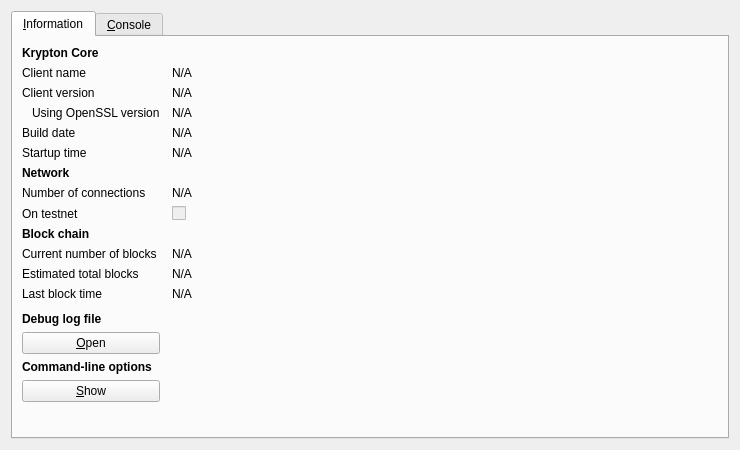
<?xml version="1.0" encoding="UTF-8"?>
<ui version="4.0">
 <class>RPCConsole</class>
 <widget class="QDialog" name="RPCConsole">
  <property name="geometry">
   <rect>
    <x>0</x>
    <y>0</y>
    <width>740</width>
    <height>450</height>
   </rect>
  </property>
  <property name="windowTitle">
   <string>Krypton - Debug window</string>
  </property>
  <layout class="QVBoxLayout" name="verticalLayout_2">
   <item>
    <widget class="QTabWidget" name="tabWidget">
     <property name="currentIndex">
      <number>0</number>
     </property>
     <widget class="QWidget" name="tab_info">
      <attribute name="title">
       <string>&amp;Information</string>
      </attribute>
      <layout class="QGridLayout" name="gridLayout" columnstretch="0,1">
       <property name="horizontalSpacing">
        <number>12</number>
       </property>
       <item row="0" column="0">
        <widget class="QLabel" name="label_9">
         <property name="font">
          <font>
           <weight>75</weight>
           <bold>true</bold>
          </font>
         </property>
         <property name="text">
          <string>Krypton Core</string>
         </property>
        </widget>
       </item>
       <item row="1" column="0">
        <widget class="QLabel" name="label_5">
         <property name="text">
          <string>Client name</string>
         </property>
        </widget>
       </item>
       <item row="1" column="1">
        <widget class="QLabel" name="clientName">
         <property name="cursor">
          <cursorShape>IBeamCursor</cursorShape>
         </property>
         <property name="text">
          <string>N/A</string>
         </property>
         <property name="textFormat">
          <enum>Qt::PlainText</enum>
         </property>
         <property name="textInteractionFlags">
          <set>Qt::LinksAccessibleByMouse|Qt::TextSelectableByKeyboard|Qt::TextSelectableByMouse</set>
         </property>
        </widget>
       </item>
       <item row="2" column="0">
        <widget class="QLabel" name="label_6">
         <property name="text">
          <string>Client version</string>
         </property>
        </widget>
       </item>
       <item row="2" column="1">
        <widget class="QLabel" name="clientVersion">
         <property name="cursor">
          <cursorShape>IBeamCursor</cursorShape>
         </property>
         <property name="text">
          <string>N/A</string>
         </property>
         <property name="textFormat">
          <enum>Qt::PlainText</enum>
         </property>
         <property name="textInteractionFlags">
          <set>Qt::LinksAccessibleByMouse|Qt::TextSelectableByKeyboard|Qt::TextSelectableByMouse</set>
         </property>
        </widget>
       </item>
       <item row="3" column="0">
        <widget class="QLabel" name="label_14">
         <property name="text">
          <string>Using OpenSSL version</string>
         </property>
         <property name="indent">
          <number>10</number>
         </property>
        </widget>
       </item>
       <item row="3" column="1">
        <widget class="QLabel" name="openSSLVersion">
         <property name="cursor">
          <cursorShape>IBeamCursor</cursorShape>
         </property>
         <property name="text">
          <string>N/A</string>
         </property>
         <property name="textFormat">
          <enum>Qt::PlainText</enum>
         </property>
         <property name="textInteractionFlags">
          <set>Qt::LinksAccessibleByMouse|Qt::TextSelectableByKeyboard|Qt::TextSelectableByMouse</set>
         </property>
        </widget>
       </item>
       <item row="4" column="0">
        <widget class="QLabel" name="label_12">
         <property name="text">
          <string>Build date</string>
         </property>
        </widget>
       </item>
       <item row="4" column="1">
        <widget class="QLabel" name="buildDate">
         <property name="cursor">
          <cursorShape>IBeamCursor</cursorShape>
         </property>
         <property name="text">
          <string>N/A</string>
         </property>
         <property name="textFormat">
          <enum>Qt::PlainText</enum>
         </property>
         <property name="textInteractionFlags">
          <set>Qt::LinksAccessibleByMouse|Qt::TextSelectableByKeyboard|Qt::TextSelectableByMouse</set>
         </property>
        </widget>
       </item>
       <item row="5" column="0">
        <widget class="QLabel" name="label_13">
         <property name="text">
          <string>Startup time</string>
         </property>
        </widget>
       </item>
       <item row="5" column="1">
        <widget class="QLabel" name="startupTime">
         <property name="cursor">
          <cursorShape>IBeamCursor</cursorShape>
         </property>
         <property name="text">
          <string>N/A</string>
         </property>
         <property name="textFormat">
          <enum>Qt::PlainText</enum>
         </property>
         <property name="textInteractionFlags">
          <set>Qt::LinksAccessibleByMouse|Qt::TextSelectableByKeyboard|Qt::TextSelectableByMouse</set>
         </property>
        </widget>
       </item>
       <item row="6" column="0">
        <widget class="QLabel" name="label_11">
         <property name="font">
          <font>
           <weight>75</weight>
           <bold>true</bold>
          </font>
         </property>
         <property name="text">
          <string>Network</string>
         </property>
        </widget>
       </item>
       <item row="7" column="0">
        <widget class="QLabel" name="label_7">
         <property name="text">
          <string>Number of connections</string>
         </property>
        </widget>
       </item>
       <item row="7" column="1">
        <widget class="QLabel" name="numberOfConnections">
         <property name="cursor">
          <cursorShape>IBeamCursor</cursorShape>
         </property>
         <property name="text">
          <string>N/A</string>
         </property>
         <property name="textFormat">
          <enum>Qt::PlainText</enum>
         </property>
         <property name="textInteractionFlags">
          <set>Qt::LinksAccessibleByMouse|Qt::TextSelectableByKeyboard|Qt::TextSelectableByMouse</set>
         </property>
        </widget>
       </item>
       <item row="8" column="0">
        <widget class="QLabel" name="label_8">
         <property name="text">
          <string>On testnet</string>
         </property>
        </widget>
       </item>
       <item row="8" column="1">
        <widget class="QCheckBox" name="isTestNet">
         <property name="enabled">
          <bool>false</bool>
         </property>
         <property name="text">
          <string/>
         </property>
        </widget>
       </item>
       <item row="9" column="0">
        <widget class="QLabel" name="label_10">
         <property name="font">
          <font>
           <weight>75</weight>
           <bold>true</bold>
          </font>
         </property>
         <property name="text">
          <string>Block chain</string>
         </property>
        </widget>
       </item>
       <item row="10" column="0">
        <widget class="QLabel" name="label_3">
         <property name="text">
          <string>Current number of blocks</string>
         </property>
        </widget>
       </item>
       <item row="10" column="1">
        <widget class="QLabel" name="numberOfBlocks">
         <property name="cursor">
          <cursorShape>IBeamCursor</cursorShape>
         </property>
         <property name="text">
          <string>N/A</string>
         </property>
         <property name="textFormat">
          <enum>Qt::PlainText</enum>
         </property>
         <property name="textInteractionFlags">
          <set>Qt::LinksAccessibleByMouse|Qt::TextSelectableByKeyboard|Qt::TextSelectableByMouse</set>
         </property>
        </widget>
       </item>
       <item row="11" column="0">
        <widget class="QLabel" name="label_4">
         <property name="text">
          <string>Estimated total blocks</string>
         </property>
        </widget>
       </item>
       <item row="11" column="1">
        <widget class="QLabel" name="totalBlocks">
         <property name="cursor">
          <cursorShape>IBeamCursor</cursorShape>
         </property>
         <property name="text">
          <string>N/A</string>
         </property>
         <property name="textFormat">
          <enum>Qt::PlainText</enum>
         </property>
         <property name="textInteractionFlags">
          <set>Qt::LinksAccessibleByMouse|Qt::TextSelectableByKeyboard|Qt::TextSelectableByMouse</set>
         </property>
        </widget>
       </item>
       <item row="12" column="0">
        <widget class="QLabel" name="label_2">
         <property name="text">
          <string>Last block time</string>
         </property>
        </widget>
       </item>
       <item row="12" column="1">
        <widget class="QLabel" name="lastBlockTime">
         <property name="cursor">
          <cursorShape>IBeamCursor</cursorShape>
         </property>
         <property name="text">
          <string>N/A</string>
         </property>
         <property name="textFormat">
          <enum>Qt::PlainText</enum>
         </property>
         <property name="textInteractionFlags">
          <set>Qt::LinksAccessibleByMouse|Qt::TextSelectableByKeyboard|Qt::TextSelectableByMouse</set>
         </property>
        </widget>
       </item>
       <item row="13" column="0">
        <spacer name="verticalSpacer_2">
         <property name="orientation">
          <enum>Qt::Vertical</enum>
         </property>
         <property name="sizeHint" stdset="0">
          <size>
           <width>20</width>
           <height>20</height>
          </size>
         </property>
        </spacer>
       </item>
       <item row="14" column="0">
        <widget class="QLabel" name="labelDebugLogfile">
         <property name="font">
          <font>
           <weight>75</weight>
           <bold>true</bold>
          </font>
         </property>
         <property name="text">
          <string>Debug log file</string>
         </property>
        </widget>
       </item>
       <item row="15" column="0">
        <widget class="QPushButton" name="openDebugLogfileButton">
         <property name="toolTip">
          <string>Open the Krypton debug log file from the current data directory. This can take a few seconds for large log files.</string>
         </property>
         <property name="text">
          <string>&amp;Open</string>
         </property>
         <property name="autoDefault">
          <bool>false</bool>
         </property>
        </widget>
       </item>
       <item row="16" column="0">
        <widget class="QLabel" name="labelCLOptions">
         <property name="font">
          <font>
           <weight>75</weight>
           <bold>true</bold>
          </font>
         </property>
         <property name="text">
          <string>Command-line options</string>
         </property>
        </widget>
       </item>
       <item row="17" column="0">
        <widget class="QPushButton" name="showCLOptionsButton">
         <property name="toolTip">
          <string>Show the Krypton-Qt help message to get a list with possible Krypton command-line options.</string>
         </property>
         <property name="text">
          <string>&amp;Show</string>
         </property>
         <property name="autoDefault">
          <bool>false</bool>
         </property>
        </widget>
       </item>
       <item row="18" column="0">
        <spacer name="verticalSpacer">
         <property name="orientation">
          <enum>Qt::Vertical</enum>
         </property>
         <property name="sizeHint" stdset="0">
          <size>
           <width>20</width>
           <height>40</height>
          </size>
         </property>
        </spacer>
       </item>
      </layout>
     </widget>
     <widget class="QWidget" name="tab_console">
      <attribute name="title">
       <string>&amp;Console</string>
      </attribute>
      <layout class="QVBoxLayout" name="verticalLayout_3">
       <property name="spacing">
        <number>3</number>
       </property>
       <item>
        <widget class="QTextEdit" name="messagesWidget">
         <property name="minimumSize">
          <size>
           <width>0</width>
           <height>100</height>
          </size>
         </property>
         <property name="readOnly">
          <bool>true</bool>
         </property>
         <property name="tabKeyNavigation" stdset="0">
          <bool>false</bool>
         </property>
         <property name="columnCount" stdset="0">
          <number>2</number>
         </property>
        </widget>
       </item>
       <item>
        <layout class="QHBoxLayout" name="horizontalLayout">
         <property name="spacing">
          <number>3</number>
         </property>
         <item>
          <widget class="QLabel" name="label">
           <property name="text">
            <string notr="true">&gt;</string>
           </property>
          </widget>
         </item>
         <item>
          <widget class="QLineEdit" name="lineEdit"/>
         </item>
         <item>
          <widget class="QPushButton" name="clearButton">
           <property name="maximumSize">
            <size>
             <width>24</width>
             <height>24</height>
            </size>
           </property>
           <property name="toolTip">
            <string>Clear console</string>
           </property>
           <property name="text">
            <string/>
           </property>
           <property name="icon">
            <iconset resource="../bitcoin.qrc">
             <normaloff>:/icons/remove</normaloff>:/icons/remove</iconset>
           </property>
           <property name="shortcut">
            <string notr="true">Ctrl+L</string>
           </property>
           <property name="autoDefault">
            <bool>false</bool>
           </property>
          </widget>
         </item>
        </layout>
       </item>
      </layout>
     </widget>
    </widget>
   </item>
  </layout>
 </widget>
 <resources>
  <include location="../bitcoin.qrc"/>
 </resources>
 <connections/>
</ui>
